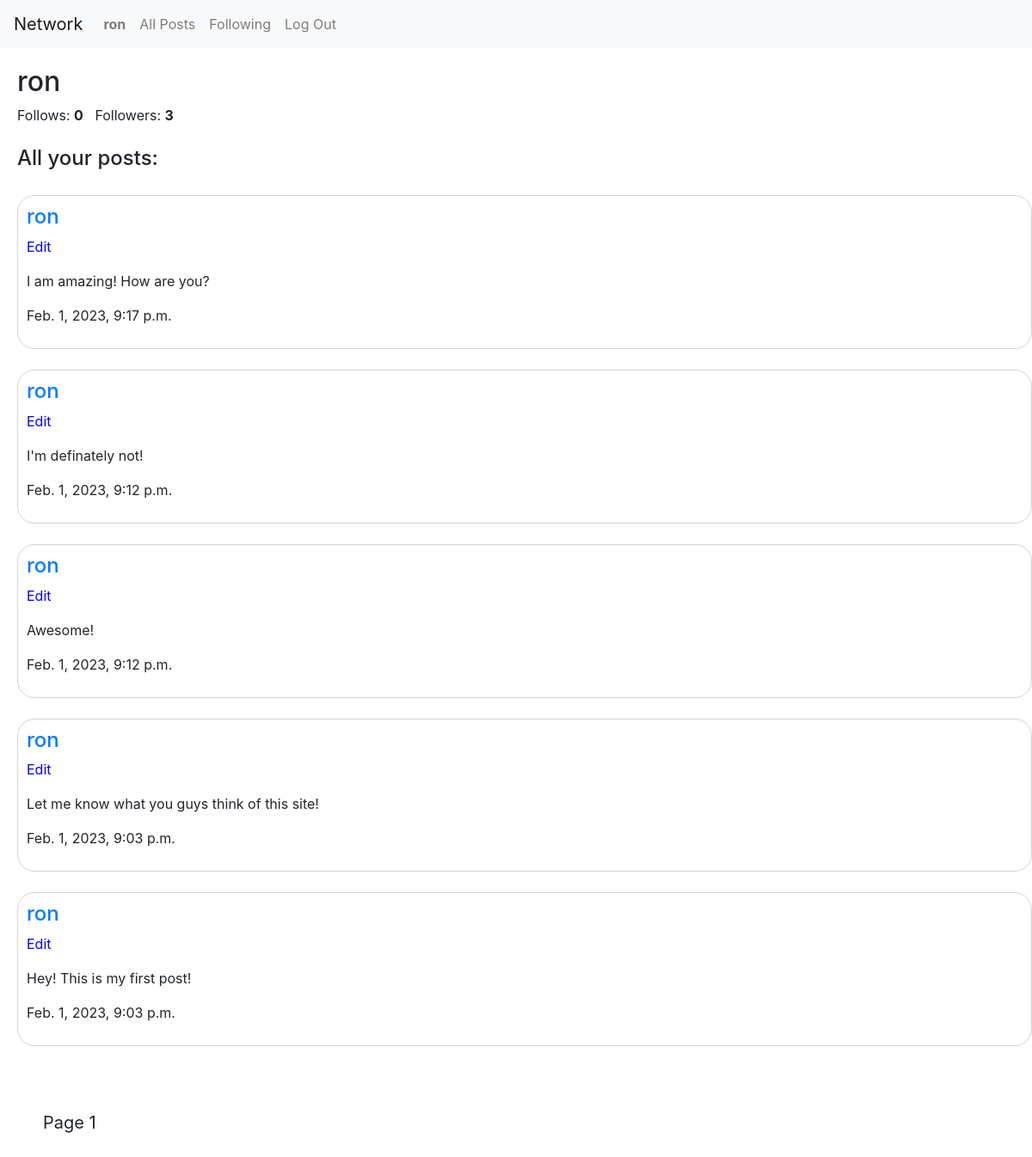
The app's page /people/3 (signed in) with its own data.
### network/models.py (models this page shows, shortened)
class User(AbstractUser):
    following = models.ManyToManyField("User", blank=True)

class Post(models.Model):
    user = models.ForeignKey(User, on_delete=models.CASCADE, related_name="posts")
    content = models.CharField(max_length=255)
    likes = models.IntegerField(default=0)
    liked_by = models.ManyToManyField(User, blank=True, related_name="liked")
    timestamp = models.DateTimeField(auto_now_add=True)

### network/views.py (the view)
# urls.py: path("people/<int:person_id>", views.view_profile, name="view_profile"),
def view_profile(request, person_id):
    profile = User.objects.get(pk=person_id)
    posts = Post.objects.filter(user = person_id)
    posts = posts.order_by("-timestamp").all()
    paginator = Paginator(posts, 10)
    page_number = request.GET.get('page')
    posts= paginator.get_page(page_number)
    followers = 0
    all_users = User.objects.all()
    for user in all_users:
        if profile in user.following.all():
            followers += 1
    return render(request, "network/view_profile.html", {
        "profile":profile,
        "posts":posts,
        "followers":followers
    })

### network/templates/network/view_profile.html (shortened to what this page needs)
{% extends "network/layout.html" %}
{% block body %}
    <div class="header">
        <h2>{{ profile.username }}</h2>
        <p style="display: inline;">Follows: <b>{{ profile.following.all.count }}</b></p>
        <p style="display: inline;">Followers: <b id="followers">{{ followers }}</b></p>
        <br><br>
        {% if request.user == profile %}
            <h4>All your posts:</h4>
        {% endif %}
    </div>
    {% for post in posts %}
        <div class="post">
            <h4><a href="{% url 'view_profile' post.user.id %}">{{ post.user.username }}</a></h4>
            {% if post.user == user %}
                <p class="edit-post" style="color:blue" data-post_id="{{ post.id }}">Edit</p>
            {% endif %}
            <div id="content-{{ post.id }}">
                <p>{{ post.content }}</p>
            </div>
            <p>{{ post.timestamp }}</p>
        </div>
        <br>
    {% empty %}
        <h3 style="margin-left:40px">Sadly no posts have been made yet.</h3>
    {% endfor %}
    <div class="pagination">
        <span class="step-links">
            <span class="current">
               Page {{ posts.number }}
            </span>
        </span>
    </div>
{% endblock %}

### network/templates/network/layout.html (shortened to what this page needs)
{% load static %}
<!DOCTYPE html>
<html lang="en">
    <head>
        <link rel="stylesheet" href="https://stackpath.bootstrapcdn.com/bootstrap/4.4.1/css/bootstrap.min.css">
        <link href="{% static 'network/styles.css' %}" rel="stylesheet">
    </head>
    <body>
        <nav class="navbar navbar-expand-lg navbar-light bg-light">
            <a class="navbar-brand" href="{% url 'index' %}">Network</a>
            <div>
              <ul class="navbar-nav mr-auto">
                {% if user.is_authenticated %}
                    <li class="nav-item">
                        <a class="nav-link" href="{% url 'view_profile' request.user.id %}"><strong>{{ user.username }}</strong></a>
                    </li>
                {% endif %}
                <li class="nav-item">
                  <a class="nav-link" href="{% url 'index' %}" id="all-posts">All Posts</a>
                </li>
                {% if user.is_authenticated %}
                    <li class="nav-item">
                        <a class="nav-link" href="{% url 'following_posts' %}">Following</a>
                    </li>
                    <li class="nav-item">
                        <a class="nav-link" href="{% url 'logout' %}">Log Out</a>
                    </li>
                {% endif %}
              </ul>
            </div>
          </nav>
        <div class="body">
            {% block body %}
            {% endblock %}
        </div>
    </body>
</html>

### network/static/network/styles.css (style rules this page uses)
.post { border: 1px solid lightgray; border-radius: 20px; margin-left:20px; padding: 10px; }
.header { padding: 20px; }
.pagination { padding:50px; font-size: 20px; }

### records on screen
User: username "ron", following.all.count "0"
Post: user.username "ron", content "I am amazing! How are you?", timestamp "Feb. 1, 2023, 9:17 p.m."
Post: user.username "ron", content "I'm definately not!", timestamp "Feb. 1, 2023, 9:12 p.m."
Post: user.username "ron", content "Awesome!", timestamp "Feb. 1, 2023, 9:12 p.m."
Post: user.username "ron", content "Let me know what you guys think of this site!", timestamp "Feb. 1, 2023, 9:03 p.m."
Post: user.username "ron", content "Hey! This is my first post!", timestamp "Feb. 1, 2023, 9:03 p.m."

### other values on screen
{{ followers }} "3"
{{ posts.number }} "1"
